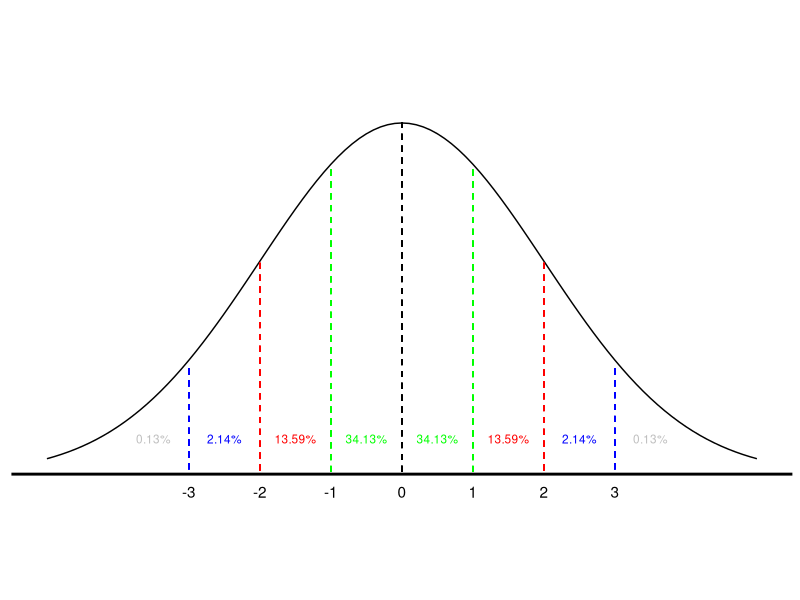

R code for this plot: (Note: this script raises an error after producing the figure.)
## ---- chunk 1
library(ggplot2)
x <- -5:5
y <- dnorm(x)
df <- data.frame(x, y)
ggplot(df, aes(x = x, y = y)) +
  stat_function(fun=dnorm, args = list(sd = 2)) +
  lims(x = c(-5,5), y = c(-0.05, 0.25)) +
  geom_segment(aes(x = -1, y = 0.173, xend = -1, yend = 0), linetype = "dashed", color = "green") +
  geom_segment(aes(x = 1, y = 0.173, xend = 1, yend = 0), linetype = "dashed", color = "green") +
  geom_segment(aes(x = -2, y = 0.12, xend = -2, yend = 0), linetype = "dashed", color = "red") +
  geom_segment(aes(x = 2, y = 0.12, xend = 2, yend = 0), linetype = "dashed", color = "red") +
  geom_segment(aes(x = -3, y = 0.06, xend = -3, yend = 0), linetype = "dashed", color = "blue") +
  geom_segment(aes(x = 3, y = 0.06, xend = 3, yend = 0), linetype = "dashed", color = "blue") +
  geom_segment(aes(x = 0, y = 0.20, xend = 0, yend = 0), linetype = "dashed", color = "black") +
  annotate("text", x = 0.5, y = 0.02, label = "34.13%", color = "green", size = 3) +
  annotate("text", x = -0.5, y = 0.02, label = "34.13%", color = "green", size = 3) +
  annotate("text", x = 1.5, y = 0.02, label = "13.59%", color = "red", size = 3) +
  annotate("text", x = -1.5, y = 0.02, label = "13.59%", color = "red", size = 3) +
  annotate("text", x = 2.5, y = 0.02, label = "2.14%", color = "blue", size = 3) +
  annotate("text", x = -2.5, y = 0.02, label = "2.14%", color = "blue", size = 3) +
  annotate("text", x = 3.5, y = 0.02, label = "0.13%", color = "gray", size = 3) +
  annotate("text", x = -3.5, y = 0.02, label = "0.13%", color = "gray", size = 3) +
  geom_hline(yintercept = 0, color = "black", size = 1) +
  annotate("text", x = 0, y = -0.01, label = "0", color = "black") +
  annotate("text", x = -1, y = -0.01, label = "-1", color = "black") +
  annotate("text", x = 1, y = -0.01, label = "1", color = "black") +
  annotate("text", x = -2, y = -0.01, label = "-2", color = "black") +
  annotate("text", x = 2, y = -0.01, label = "2", color = "black") +
  annotate("text", x = -3, y = -0.01, label = "-3", color = "black") +
  annotate("text", x = 3, y = -0.01, label = "3", color = "black") +
  theme(axis.title.x = element_blank(),
        axis.title.y = element_blank(),
        axis.text = element_blank(),
        axis.ticks = element_blank(),
        panel.background = element_rect(fill = "white"))
## ---- chunk 2
knitr::include_graphics("normal_curve.png")
